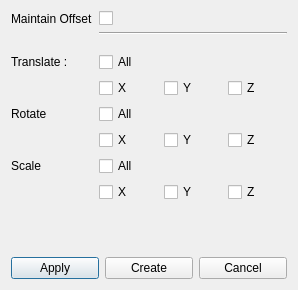
<?xml version="1.0" encoding="UTF-8"?>
<ui version="4.0">
 <class>DlgMatrixConstraint</class>
 <widget class="QDialog" name="DlgMatrixConstraint">
  <property name="geometry">
   <rect>
    <x>0</x>
    <y>0</y>
    <width>298</width>
    <height>290</height>
   </rect>
  </property>
  <property name="windowTitle">
   <string>Dialog</string>
  </property>
  <layout class="QVBoxLayout" name="verticalLayout">
   <item>
    <layout class="QFormLayout" name="formLayout">
     <item row="0" column="0">
      <widget class="QLabel" name="label">
       <property name="text">
        <string>Maintain Offset</string>
       </property>
      </widget>
     </item>
     <item row="0" column="1">
      <widget class="QCheckBox" name="cb_offset">
       <property name="text">
        <string/>
       </property>
      </widget>
     </item>
     <item row="1" column="0">
      <widget class="QLabel" name="label_2">
       <property name="text">
        <string/>
       </property>
      </widget>
     </item>
     <item row="1" column="1">
      <widget class="Line" name="line">
       <property name="orientation">
        <enum>Qt::Orientation::Horizontal</enum>
       </property>
      </widget>
     </item>
     <item row="2" column="0">
      <widget class="QLabel" name="label_3">
       <property name="text">
        <string>Translate :</string>
       </property>
      </widget>
     </item>
     <item row="2" column="1">
      <widget class="QCheckBox" name="cb_translate_all">
       <property name="text">
        <string>All</string>
       </property>
      </widget>
     </item>
     <item row="3" column="0">
      <widget class="QLabel" name="label_4">
       <property name="text">
        <string/>
       </property>
      </widget>
     </item>
     <item row="3" column="1">
      <layout class="QHBoxLayout" name="horizontalLayout">
       <item>
        <widget class="QCheckBox" name="cb_translate_X">
         <property name="text">
          <string>X</string>
         </property>
        </widget>
       </item>
       <item>
        <widget class="QCheckBox" name="cb_translate_Y">
         <property name="text">
          <string>Y</string>
         </property>
        </widget>
       </item>
       <item>
        <widget class="QCheckBox" name="cb_translate_Z">
         <property name="text">
          <string>Z</string>
         </property>
        </widget>
       </item>
      </layout>
     </item>
     <item row="4" column="0">
      <widget class="QLabel" name="label_5">
       <property name="text">
        <string>Rotate</string>
       </property>
      </widget>
     </item>
     <item row="4" column="1">
      <widget class="QCheckBox" name="cb_rotate_all">
       <property name="text">
        <string>All</string>
       </property>
      </widget>
     </item>
     <item row="5" column="0">
      <widget class="QLabel" name="label_6">
       <property name="text">
        <string/>
       </property>
      </widget>
     </item>
     <item row="5" column="1">
      <layout class="QHBoxLayout" name="horizontalLayout_2">
       <item>
        <widget class="QCheckBox" name="cb_rotate_X">
         <property name="text">
          <string>X</string>
         </property>
        </widget>
       </item>
       <item>
        <widget class="QCheckBox" name="cb_rotate_Y">
         <property name="text">
          <string>Y</string>
         </property>
        </widget>
       </item>
       <item>
        <widget class="QCheckBox" name="cb_rotate_Z">
         <property name="text">
          <string>Z</string>
         </property>
        </widget>
       </item>
      </layout>
     </item>
     <item row="6" column="0">
      <widget class="QLabel" name="label_7">
       <property name="text">
        <string>Scale</string>
       </property>
      </widget>
     </item>
     <item row="6" column="1">
      <widget class="QCheckBox" name="cb_scale_all">
       <property name="text">
        <string>All</string>
       </property>
      </widget>
     </item>
     <item row="7" column="1">
      <layout class="QHBoxLayout" name="horizontalLayout_4">
       <item>
        <widget class="QCheckBox" name="cb_scale_X">
         <property name="text">
          <string>X</string>
         </property>
        </widget>
       </item>
       <item>
        <widget class="QCheckBox" name="cb_scale_Y">
         <property name="text">
          <string>Y</string>
         </property>
        </widget>
       </item>
       <item>
        <widget class="QCheckBox" name="cb_scale_Z">
         <property name="text">
          <string>Z</string>
         </property>
        </widget>
       </item>
      </layout>
     </item>
     <item row="7" column="0">
      <widget class="QLabel" name="label_8">
       <property name="text">
        <string/>
       </property>
      </widget>
     </item>
    </layout>
   </item>
   <item>
    <spacer name="verticalSpacer">
     <property name="orientation">
      <enum>Qt::Orientation::Vertical</enum>
     </property>
     <property name="sizeHint" stdset="0">
      <size>
       <width>20</width>
       <height>40</height>
      </size>
     </property>
    </spacer>
   </item>
   <item>
    <layout class="QHBoxLayout" name="horizontalLayout_3">
     <item>
      <widget class="QPushButton" name="btn_apply">
       <property name="text">
        <string>Apply</string>
       </property>
      </widget>
     </item>
     <item>
      <widget class="QPushButton" name="btn_create">
       <property name="text">
        <string>Create</string>
       </property>
      </widget>
     </item>
     <item>
      <widget class="QPushButton" name="btn_cancel">
       <property name="text">
        <string>Cancel</string>
       </property>
      </widget>
     </item>
    </layout>
   </item>
  </layout>
 </widget>
 <resources/>
 <connections/>
</ui>
